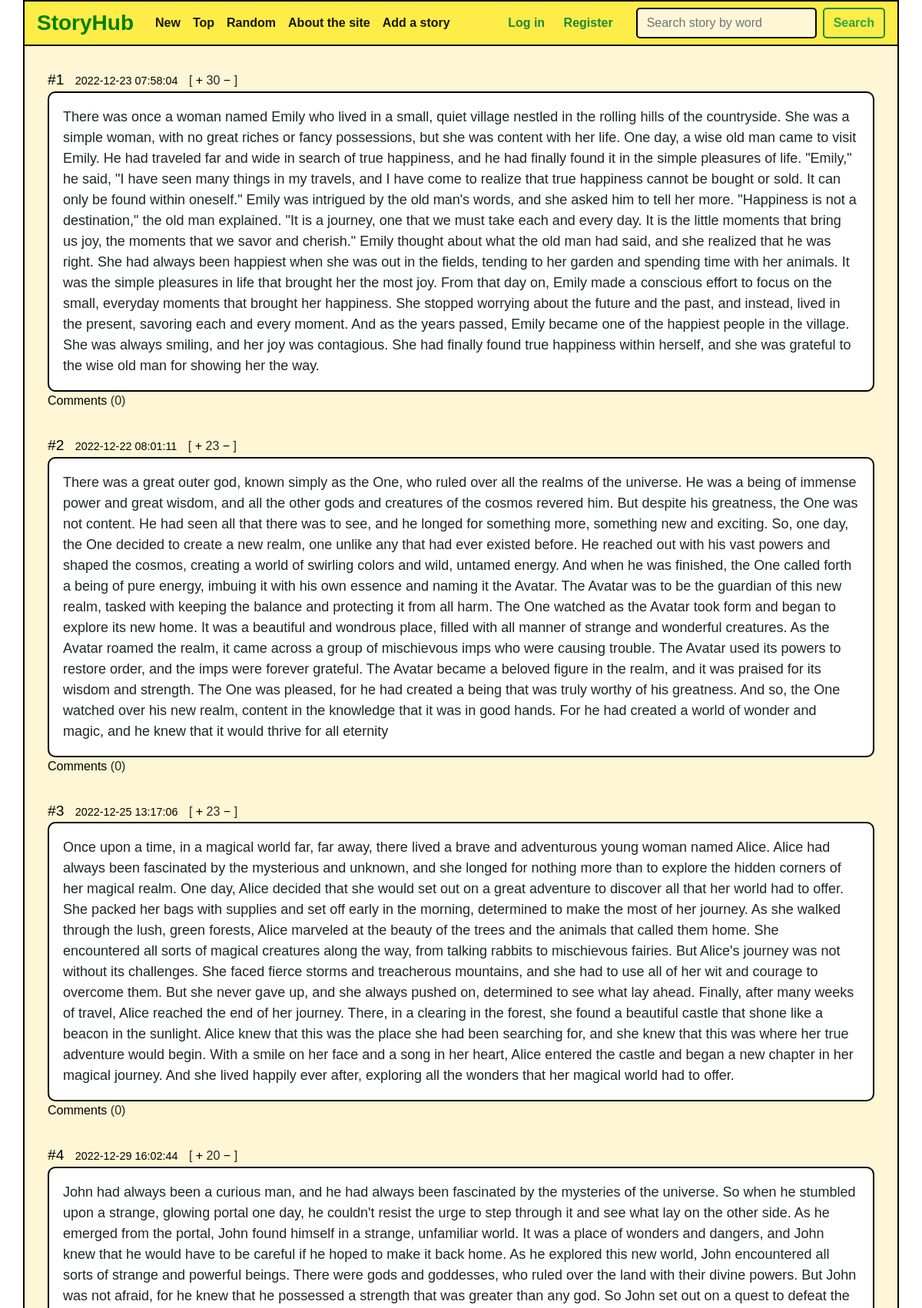
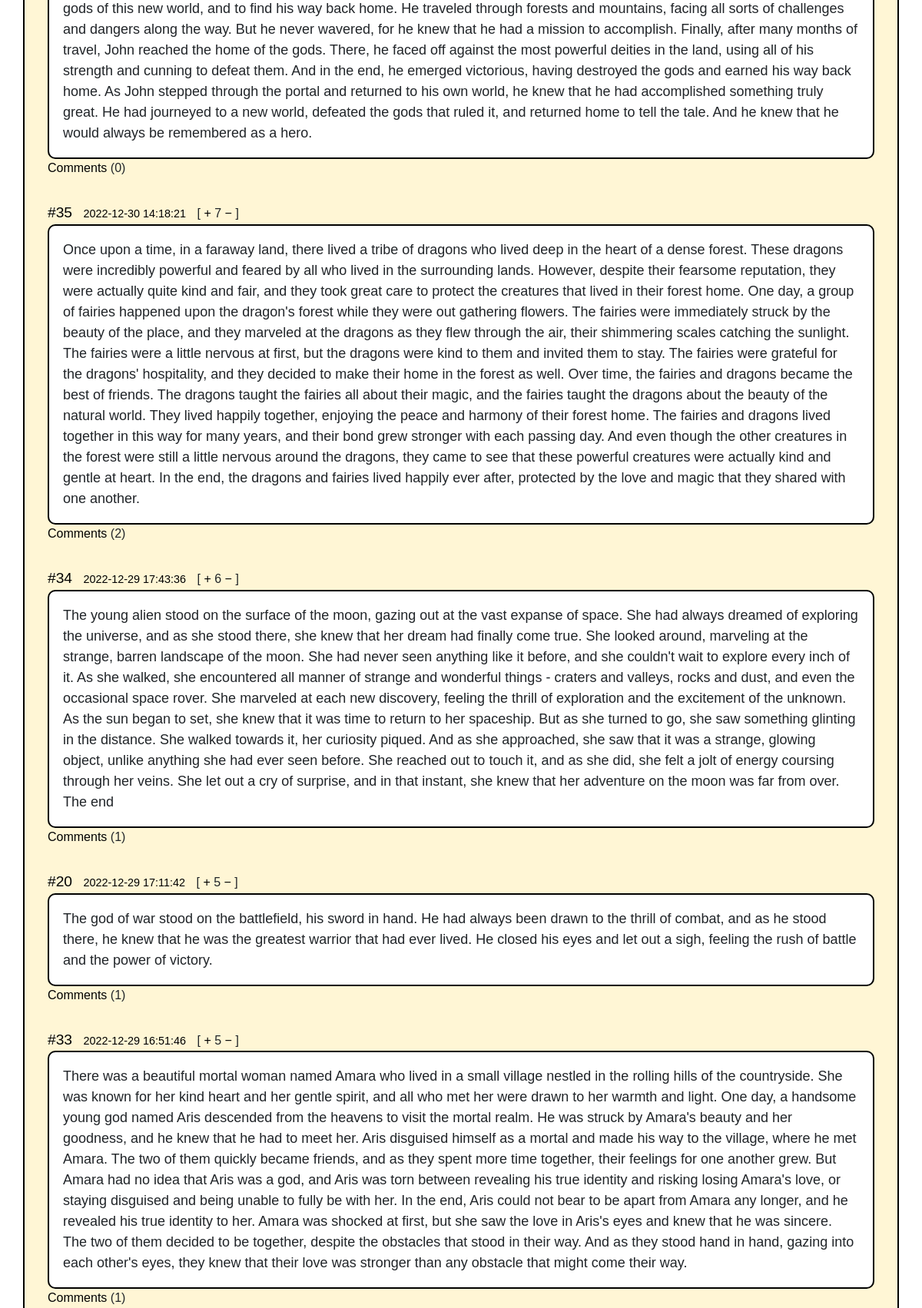
The app's page /top (upper part) with its own data (2 pictures, top to bottom).
### tables this page shows
CREATE TABLE 'stories' ('id' INTEGER PRIMARY KEY AUTOINCREMENT NOT NULL, 'text' INTEGER NOT NULL, 'datetime' INTEGER NOT NULL DEFAULT CURRENT_TIMESTAMP, 'likes' INTEGER NOT NULL DEFAULT 0 );

### application.py (the view)
@app.route("/top", defaults={'page': 1})
@app.route('/top/page/<int:page>')
def top(page):
    print("page = {}".format(page))
    if page <= 0:
        return render_template("404.html")
    row = PER_PAGE * (page - 1)
    stories_count = db.execute("SELECT COUNT(*) AS length FROM stories")[0]["length"]
    stories = db.execute("SELECT * FROM stories ORDER BY likes DESC LIMIT :row_number, :count", row_number=row, count=PER_PAGE)
    if not stories and page != 1:
        return render_template("404.html")
    for story in stories:
        get_coms_count(story)
    pag = pagination.Pagination(page, PER_PAGE, stories_count)
    pages_count = get_pages_count(stories_count)
    return render_template("index.html", pagination=pag, stories=stories, pages_count=pages_count, current_page=page, from_where="top")

### functions.py (called while the page is built)
def get_coms_count(story):
    coms = db.execute("SELECT COUNT(*) AS com_count FROM comments WHERE post_id=:post_id", post_id = story["id"])
    story["comments"] = coms[0]['com_count']

def get_pages_count(stories_count):
    if stories_count > 10:
        if stories_count % 10 == 0:
            count = int(stories_count / 10)
        else:
            count = int(stories_count // 10 + 1)
    else:
        count = 1
    return count

### templates/index.html (shortened to what this page needs)
{% extends "layout.html" %}
{% block body %}
    <div class="view-content">
        {% for story in stories %}
            <div class="post cit_395664">
            <span class="number"><a href="/post/{{ story['id'] }}">#{{ story['id'] }}</a></span>
            <span class="time">{{ story['datetime'] }}</span>
            <span class="post_id">
            [
            <span class="votes">
            <a class="cit_plus" href="/like/{{ story['id'] }}/{{ from_where }}">+</a>
            </span>
            <span class="raiting">
            {{ story['likes'] }}        </span>
            <span class="votes">
            <a class="cit_minus" href="/dislike/{{ story['id'] }}/{{ from_where }}">−</a>
            </span>
            ]
            </span>
            <div class="content">
                {{ story['text'] }}
            </div>
            <span><a href="/post/{{ story['id'] }}">Comments</a> ({{ story['comments'] }})</span>
            </div>
        {% endfor %}
    </div>
{% endblock %}

### static/style.css (style rules this page uses)
* { font-family: 'DM+Sans', sans-serif; }
a, input, textarea { outline: 0 none; }
a:link, a:active { color:black; }
a, form, p, h1, h2, h3, h4 { margin: 0; padding: 0; border: none; }
.post, .post1 { margin-bottom: 2em; }
.post .number, .post1 .number { font-size: 120%; }
.post .time, .post1 .time { color: black; font: 90% Arial,sans-serif; margin: 0 10px; }
.post .content, .post1 .content { background-color: #ffff; border: 2px solid black; font-family: 'DM+Sans',sans-serif; border-radius: 10px; font-size: 100%; font-size: 18px; padding: 18px; }

### records on screen
stories: id "1", datetime "2022-12-23 07:58:04", likes "30", text "There was once a woman named Emily who lived in a small, quiet village nestled in the rolling hills of the countryside. She was a simple woman, with no great riches or fancy possessions, but she was content with her life. One day, a wise old man came to visit Emily. He had traveled far and wide in search of true happiness, and he had finally found it in the simple pleasures of life. \"Emily,\" he said, \"I have seen many things in my travels, and I have come to realize that true happiness cannot be bought or sold. It can only be found within oneself.\" Emily was intrigued by the old man's words, and she asked him to tell her more. \"Happiness is not a destination,\" the old man explained. \"It is…", comments "0"
stories: id "2", datetime "2022-12-22 08:01:11", likes "23", text "There was a great outer god, known simply as the One, who ruled over all the realms of the universe. He was a being of immense power and great wisdom, and all the other gods and creatures of the cosmos revered him. But despite his greatness, the One was not content. He had seen all that there was to see, and he longed for something more, something new and exciting. So, one day, the One decided to create a new realm, one unlike any that had ever existed before. He reached out with his vast powers and shaped the cosmos, creating a world of swirling colors and wild, untamed energy. And when he was finished, the One called forth a being of pure energy, imbuing it with his own essence and naming…", comments "0"
stories: id "3", datetime "2022-12-25 13:17:06", likes "23", text "Once upon a time, in a magical world far, far away, there lived a brave and adventurous young woman named Alice. Alice had always been fascinated by the mysterious and unknown, and she longed for nothing more than to explore the hidden corners of her magical realm. One day, Alice decided that she would set out on a great adventure to discover all that her world had to offer. She packed her bags with supplies and set off early in the morning, determined to make the most of her journey. As she walked through the lush, green forests, Alice marveled at the beauty of the trees and the animals that called them home. She encountered all sorts of magical creatures along the way, from talking…", comments "0"
stories: id "4", datetime "2022-12-29 16:02:44", likes "20", text "John had always been a curious man, and he had always been fascinated by the mysteries of the universe. So when he stumbled upon a strange, glowing portal one day, he couldn't resist the urge to step through it and see what lay on the other side. As he emerged from the portal, John found himself in a strange, unfamiliar world. It was a place of wonders and dangers, and John knew that he would have to be careful if he hoped to make it back home. As he explored this new world, John encountered all sorts of strange and powerful beings. There were gods and goddesses, who ruled over the land with their divine powers. But John was not afraid, for he knew that he possessed a strength that was…", comments "0"
stories: id "35", datetime "2022-12-30 14:18:21", likes "7", text "Once upon a time, in a faraway land, there lived a tribe of dragons who lived deep in the heart of a dense forest. These dragons were incredibly powerful and feared by all who lived in the surrounding lands. However, despite their fearsome reputation, they were actually quite kind and fair, and they took great care to protect the creatures that lived in their forest home. One day, a group of fairies happened upon the dragon's forest while they were out gathering flowers. The fairies were immediately struck by the beauty of the place, and they marveled at the dragons as they flew through the air, their shimmering scales catching the sunlight. The fairies were a little nervous at first, but…", comments "2"
stories: id "34", datetime "2022-12-29 17:43:36", likes "6", text "The young alien stood on the surface of the moon, gazing out at the vast expanse of space. She had always dreamed of exploring the universe, and as she stood there, she knew that her dream had finally come true. She looked around, marveling at the strange, barren landscape of the moon. She had never seen anything like it before, and she couldn't wait to explore every inch of it. As she walked, she encountered all manner of strange and wonderful things - craters and valleys, rocks and dust, and even the occasional space rover. She marveled at each new discovery, feeling the thrill of exploration and the excitement of the unknown. As the sun began to set, she knew that it was time to return…", comments "1"
stories: id "20", datetime "2022-12-29 17:11:42", likes "5", text "The god of war stood on the battlefield, his sword in hand. He had always been drawn to the thrill of combat, and as he stood there, he knew that he was the greatest warrior that had ever lived. He closed his eyes and let out a sigh, feeling the rush of battle and the power of victory.", comments "1"
stories: id "33", datetime "2022-12-29 16:51:46", likes "5", text "There was a beautiful mortal woman named Amara who lived in a small village nestled in the rolling hills of the countryside. She was known for her kind heart and her gentle spirit, and all who met her were drawn to her warmth and light. One day, a handsome young god named Aris descended from the heavens to visit the mortal realm. He was struck by Amara's beauty and her goodness, and he knew that he had to meet her. Aris disguised himself as a mortal and made his way to the village, where he met Amara. The two of them quickly became friends, and as they spent more time together, their feelings for one another grew. But Amara had no idea that Aris was a god, and Aris was torn between…", comments "1"
